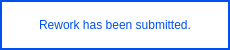
<?xml version="1.0" encoding="UTF-8"?>
<ui version="4.0">
 <class>Form</class>
 <widget class="QWidget" name="Form">
  <property name="geometry">
   <rect>
    <x>0</x>
    <y>0</y>
    <width>230</width>
    <height>50</height>
   </rect>
  </property>
  <property name="windowTitle">
   <string>Form</string>
  </property>
  <property name="styleSheet">
   <string notr="true">background-color: rgba(255, 255, 255, 0);</string>
  </property>
  <widget class="QLabel" name="popup_text">
   <property name="geometry">
    <rect>
     <x>0</x>
     <y>0</y>
     <width>230</width>
     <height>50</height>
    </rect>
   </property>
   <property name="styleSheet">
    <string notr="true">color: rgb(0, 79, 239);
background-color: rgb(255, 255, 255);
border-color: rgb(0, 76, 229);
font: 75 10pt &quot;Arial&quot;;</string>
   </property>
   <property name="frameShape">
    <enum>QFrame::Box</enum>
   </property>
   <property name="lineWidth">
    <number>2</number>
   </property>
   <property name="text">
    <string>Rework has been submitted.</string>
   </property>
   <property name="alignment">
    <set>Qt::AlignCenter</set>
   </property>
  </widget>
  <widget class="QLabel" name="lbl_close">
   <property name="geometry">
    <rect>
     <x>203</x>
     <y>3</y>
     <width>24</width>
     <height>24</height>
    </rect>
   </property>
   <property name="text">
    <string/>
   </property>
   <property name="pixmap">
    <pixmap>pyqt5/close_button.png</pixmap>
   </property>
  </widget>
 </widget>
 <resources/>
 <connections/>
</ui>
